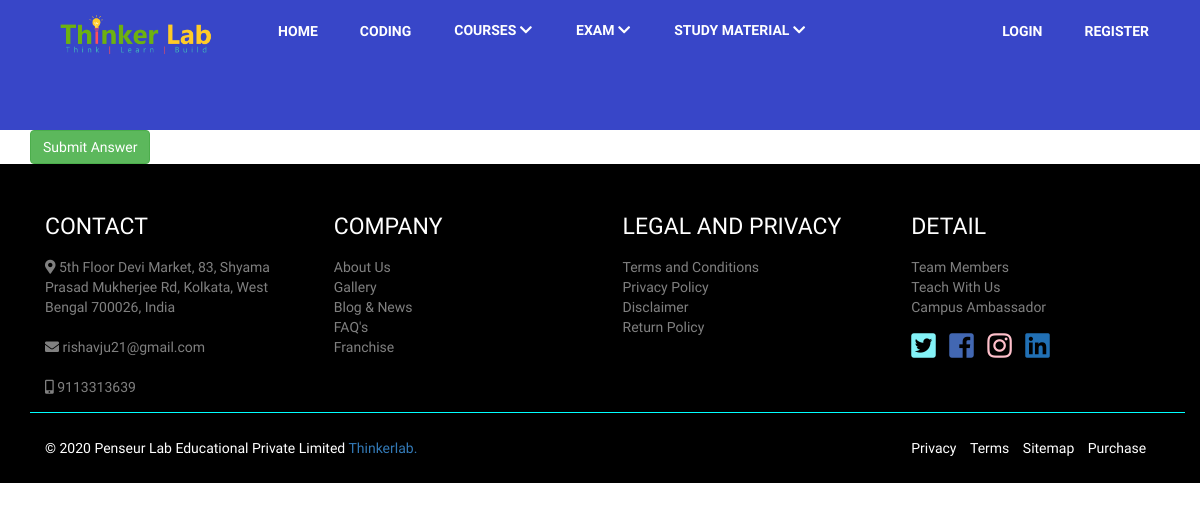
Page /test/2/ on the earlier database version.
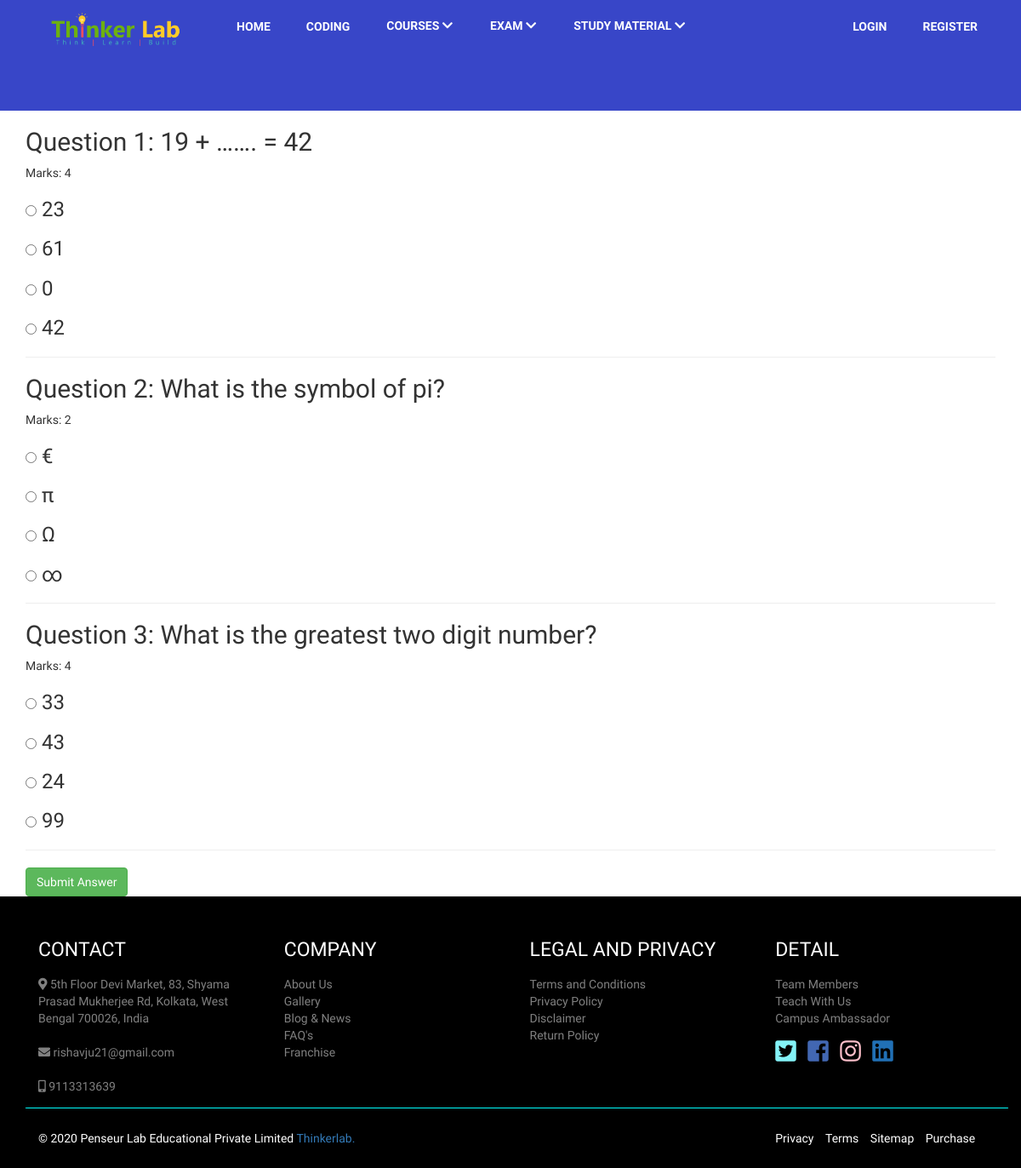
Same page on the later database version.
### quiz/models.py (models this page shows, shortened)
class Question(models.Model):
    quiz_name = models.ForeignKey(Quiz, on_delete=models.CASCADE)
    question_title = models.TextField()
    option1 = models.TextField()
    option2 = models.TextField()
    option3 = models.TextField()
    option4 = models.TextField()
    correct_ans = models.TextField()
    max_marks = models.IntegerField()

### quiz/views.py (the view, shortened to what this page needs)
# urls.py: path('test/<int:id>/', test, name='test'),
def test(request, id):
    quiz = Quiz.objects.get(id=id)
    questions = Question.objects.filter(quiz_name=quiz).order_by('id')
    paginator = Paginator(questions, 1)
    page_number = request.GET.get('page')
    page_obj = paginator.get_page(page_number)
    context = {}
    context['questions'] = questions
    context['page_obj'] = page_obj
    return render(request, 'quiz.html', context)

### templates/quiz.html (shortened to what this page needs)
{% extends 'base.html' %}
{% load static %}
{% load bootstrap4 %}
{% block content %}
<div class="container">
    <form action="" method="POST">
        {% for question in questions %}
        <h2>Question {{ forloop.counter }}: {{ question.question_title }} </h2> Marks: {{ question.max_marks }}
        <h3><input type="radio" name="{{ question.question_title }}" value="{{ question.option1 }}"> {{ question.option1 }} </h3>
        <h3><input type="radio" name="{{ question.question_title }}" value="{{ question.option2 }}"> {{ question.option2 }} </h3>
        <h3><input type="radio" name="{{ question.question_title }}" value="{{ question.option3 }}"> {{ question.option3 }} </h3>
        <h3><input type="radio" name="{{ question.question_title }}" value="{{ question.option4 }}"> {{ question.option4 }} </h3>
        <hr>
        {% endfor %}
        {% buttons %}
        <button id="submit-button" class="btn btn-success">Submit Answer</button>
        {% endbuttons %}
    </form>
</div>
{% endblock %}

### templates/base.html (shortened to what this page needs)
{% load static %}
<!DOCTYPE html>
<html lang="en">
<head>
    <link rel="stylesheet" href="https://use.fontawesome.com/releases/v5.3.1/css/all.css"
 />
    <link rel="stylesheet" href="http://maxcdn.bootstrapcdn.com/bootstrap/3.3.5/css/bootstrap.min.css" />
    <link rel="stylesheet" type="text/css" href="bootstrap.css" />
    <link rel="stylesheet" href="https://use.fontawesome.com/releases/v5.3.1/css/all.css"
 />
    <link rel="stylesheet" href="{% static 'css/style.css' %}" />
</head>
<nav class="navbar navbar-default">
    <div class="container">
        <div class="navbar-header">
            <img src="{% static 'asset/logo.png' %}" href="#page-top" class="navbar-brand" alt="Thinker Lab" />
        </div>
        <div class="collapse navbar-collapse" id="ss">
            <ul class="nav navbar-nav navbar-left">
                <li>
                    <a href="{% url 'Home' %}"><b>HOME</b></a>
                </li>
                <li>
                    <a href="{% url 'coding' %}"><b>CODING</b></a>
                </li>
                <li>
                    <div class="dropdown">
                        <button class="dropbtn">
                            <b>COURSES</b>
                            <i class="fa fa-chevron-down" aria-hidden="true"></i>
                        </button>
                    </div>
                </li>
                <li>
                    <div class="dropdown">
                        <button class="dropbtn">
                            <b>EXAM</b>
                            <i class="fa fa-chevron-down" aria-hidden="true"></i>
                        </button>
                    </div>
                </li>
                <li>
                    <div class="dropdown">
                        <button class="dropbtn">
                            <b>STUDY MATERIAL</b>
                            <i class="fa fa-chevron-down" aria-hidden="true"></i>
                        </button>
                    </div>
                </li>
            </ul>
            <ul class="nav navbar-nav navbar-right">
                {% if user.is_authenticated %}
                    <li>
                        <a href="{% url 'user-logout' %}" id="logreg"><b>LOGOUT</b></a>
                    </li>
                {% else %}
                    <li><a href="{% url 'login-user' %}"><b>LOGIN</b></a></li>
					<li><a href="{% url 'register-user' %}" id="reg"><b>REGISTER</b></a></li>
                {% endif %}
            </ul>
        </div>
    </div>
</nav>
{% block content %}{% endblock %}
<footer>
    <div class="footer-below">
        <div class="container">
            <div class="row upper">
                <div class="footer-col col-md-3">
                    <h4>CONTACT</h4>
                    <p>
                        <i class="fas fa-map-marker-alt"></i>
                        <span>5th Floor Devi Market, 83, Shyama Prasad Mukherjee Rd, Kolkata,
                            West Bengal 700026, India</span><br /><br />
                        <a href="#"><i class="fas fa-envelope"></i> rishavju21@gmail.com</a><br /><br />
                        <a href="#"><i class="fas fa-mobile-alt"></i> 9113313639</a>
                    </p>
                </div>
                <div class="footer-col col-md-3">
                    <h4>COMPANY</h4>
                    <p>
                        <a href="#">About Us</a><br /><a href="#">Gallery</a><br /><a href="#">Blog & News</a><br /><a
                            href="#">FAQ's</a><br />
                        <a href="#">Franchise</a><br />
                    </p>
                </div>
                <div class="footer-col col-md-3">
                    <h4>LEGAL AND PRIVACY</h4>
                    <p>
                        <a href="#">Terms and Conditions</a><br />
                        <a href="#">Privacy Policy</a><br />
                        <a href="#">Disclaimer</a><br />
                        <a href="#">Return Policy</a><br />
                    </p>
                </div>
                <div class="footer-col col-md-3">
                    <h4>DETAIL</h4>
                    <p>
                        <a href="#">Team Members</a><br />
                        <a href="#">Teach With Us</a><br />
                        <a href="#">Campus Ambassador</a>
                    </p>
                    <ul class="list-inline">
                        <li>
                            <a href="#" class="btn-social btn-outline" style="text-decoration: none"><i
                                    style="color: #83f2f7" class="fab fa-twitter-square fa-2x"></i></a>
                        </li>
                        <li>
                            <a href="#" class="btn-social btn-outline" style="text-decoration: none"><i
                                    style="color: #4267b2" class="fab fa-facebook-square fa-2x"></i></a>
                        </li>
                        <li>
                            <a href="#" class="btn-social btn-outline" style="text-decoration: none"><i
                                    style="color: pink" class="fab fa-instagram fa-2x"></i></a>
                        </li>
                        <li>
                            <a href="#" class="btn-social btn-outline" style="text-decoration: none"><i
                                    style="color: #2170b5" class="fab fa-linkedin fa-2x"></i></a>
                        </li>
                    </ul>
                </div>
            </div>
        </div>
        <div class="container">
            <div class="row">
                <div class="col-md-9">
                    &copy; 2020 Penseur Lab Educational Private Limited
                    <a href="#">Thinkerlab.</a>
                </div>
                <div class="col-md-3">
                    <ul class="list-inline">
                        <li><a href="#" style="color: white">Privacy</a></li>
                        <li><a href="#" style="color: white">Terms</a></li>
                        <li><a href="#" style="color: white">Sitemap</a></li>
                        <li><a href="#" style="color: white">Purchase</a></li>
                    </ul>
                </div>
            </div>
        </div>
    </div>
</footer>
</html>

### static/css/style.css (style rules this page uses)
* { font-family: 'Josefin Sans'; }
html { scroll-behavior: smooth; }
.navbar-brand { margin-top:-50px; height: 180px; }
.navbar-nav>li { padding:6px; }
.navbar-nav>li>a { color:white !important; }
.navbar-nav>li>.dropdown>button { margin-top: 25px !important; text-decoration: none; }
.dropdown .dropbtn { border: none; outline: none; color: white; padding: 14px 16px; background-color: inherit; font-family: inherit; margin: 0px; }
#ss > ul.nav.navbar-nav.navbar-left > li > div > button { margin:0px !important; }
nav { border:none !important; border-radius: 0px !important; margin:0px !important; background-color:#3846c8 !important; }
.fa-2x { margin: 0 auto; float: none; display: table; color: white; }
.row { margin-left: 0px!important; }
.footer-below { color:white; background:black; padding:15px; }
.footer-below h4 { font-size: 23px !important; }
.footer-below p { color:grey; }
.footer-below p>a { color:grey; text-decoration: none; }
.upper { border-bottom:1px solid cyan; margin-bottom: 25px; margin-top:25px; }
p { margin: 18px 0px 15px !important; }

Differences in the rows shown:
added Question: question_title "19 + ……. = 42", max_marks "4", option1 "23", option2 "61", option3 "0", option4 "42"
added Question: question_title "What is the symbol of pi?", max_marks "2", option1 "€", option2 "π", option3 "Ω", option4 "∞"
added Question: question_title "What is the greatest two digit number?", max_marks "4", option1 "33", option2 "43", option3 "24", option4 "99"
